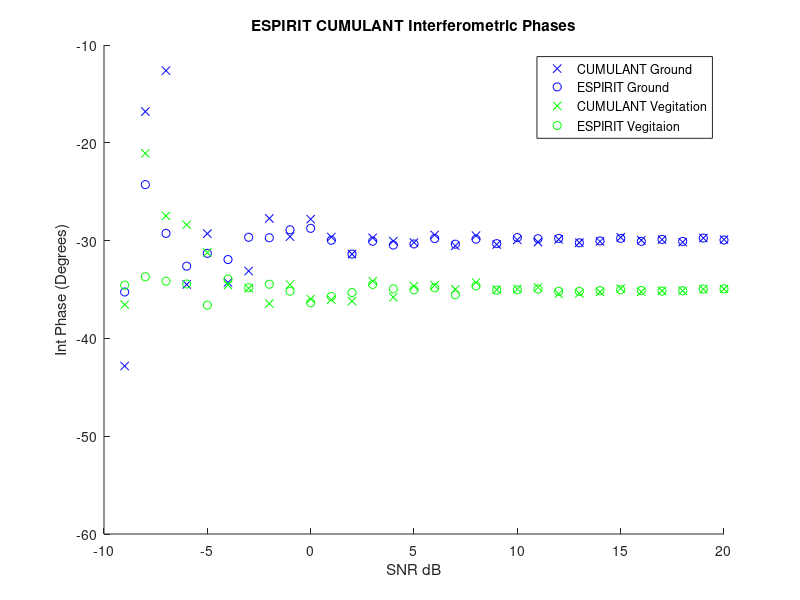
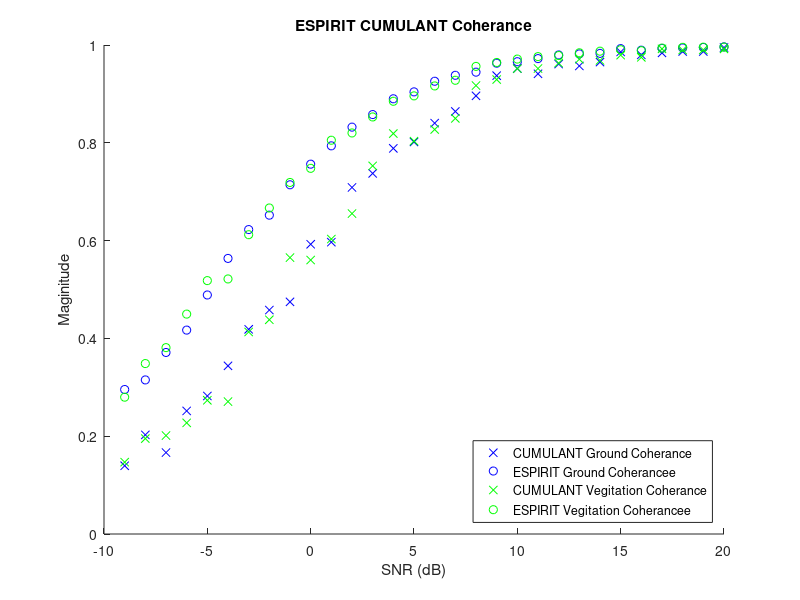

Recreate these plots in MATLAB, in order.
%% Afric_Sim_test_espirit
clc;clear;
%% Initializations
alpha = 1; %ground weighting factor
beta = 1;   %veg weighting factor
%
Pol_ground = [1;-1;0]/sqrt(2);
Pol_Cum_ground = [1;1;0;-1;0;0]/2; %ground
Pol_vegitation = [1;1;1]/sqrt(3);
Pol_Cum_vegitation = [1;1;1;1;1;1]/3; %vegitation
G_O = 30;
ground_offset = G_O*pi/180; % ground interferomitry offset
V_O = 35;
vegitation_offset = V_O*pi/180;    % veg interferomitry offset
%
samples = 10;
Window = 200;    %size of window
Averaged_samples = 30;
%
ground_phase_cum=zeros(Averaged_samples,1); vegitation_phase_cum=zeros(Averaged_samples,1);
ground_mag_cum=zeros(Averaged_samples,1); vegitation_mag_cum=zeros(Averaged_samples,1);
ground_phase_esp=zeros(Averaged_samples,1); vegitation_phase_esp=zeros(Averaged_samples,1);
ground_mag_esp=zeros(Averaged_samples,1); vegitation_mag_esp=zeros(Averaged_samples,1);
%
SNR = zeros(1,Averaged_samples);
%% Matrix Construction
for Averaged_sample = 1:Averaged_samples;
    
    SNR(Averaged_sample)=Averaged_sample-10;
    Noise = (10^(-SNR(Averaged_sample)/20))/sqrt(3);
    
    for unusedvariable = 1:samples
        
        g =  Pol_ground*(sqrt(-2*log(1-rand(1,Window))).*exp(1i*2*pi*rand(1,Window)));
        v =  Pol_vegitation*(sqrt(-2*log(1-rand(1,Window))).*exp(1i*2*pi*rand(1,Window)));
        
        s1 = alpha*g + beta*v;
        s2 = alpha*exp(1i*ground_offset)*g + beta*exp(1i*vegitation_offset)*v;
        
        s1_Noise = s1 + Noise*sqrt(-2*log(1-rand(3,Window))).*exp(1i*2*pi*rand(3,Window));
        s2_Noise = s2 + Noise*sqrt(-2*log(1-rand(3,Window))).*exp(1i*2*pi*rand(3,Window));


%% Cumulant Algorithm        
        p1=[s1_Noise(1,:).*s1_Noise(1,:)
            s1_Noise(2,:).*s1_Noise(2,:)
            s1_Noise(3,:).*s1_Noise(3,:)
            s1_Noise(1,:).*s1_Noise(2,:)
            s1_Noise(1,:).*s1_Noise(3,:)
            s1_Noise(2,:).*s1_Noise(3,:)];
        
        p2=[s2_Noise(1,:).*s2_Noise(1,:)
            s2_Noise(2,:).*s2_Noise(2,:)
            s2_Noise(3,:).*s2_Noise(3,:)
            s2_Noise(1,:).*s2_Noise(2,:)
            s2_Noise(1,:).*s2_Noise(3,:)
            s2_Noise(2,:).*s2_Noise(3,:)];
        
        R11 = p1*p1'/Window;
        R22 = p1*p2'/Window;
        
        A = pinv(R11)*R22;
        
        [u,c] = eig(A);
        
        s1 = abs(Pol_Cum_ground'*u);
        [~,kk] = sort(s1,'descend');
        ground_phase_cum(Averaged_sample) = ground_phase_cum(Averaged_sample) + 0.5*angle(c(kk(1),kk(1)))/samples;
        ground_mag_cum(Averaged_sample) = ground_mag_cum(Averaged_sample) + abs(c(kk(1),kk(1)))/samples;
        
        s2 = abs(Pol_Cum_vegitation'*u);
        [~,kk] = sort(s2,'descend');
        vegitation_phase_cum(Averaged_sample) = vegitation_phase_cum(Averaged_sample) + 0.5*angle(c(kk(1),kk(1)))/samples;
        vegitation_mag_cum(Averaged_sample) = vegitation_mag_cum(Averaged_sample) + abs(c(kk(1),kk(1)))/samples;
        %% ESPIRIT Algorithm
        p1 = [s1_Noise(1,:)
            s1_Noise(2,:)
            s1_Noise(3,:)];
        
        p2 = [s2_Noise(1,:)
            s2_Noise(2,:)
            s2_Noise(3,:)];
        
        R1 = p1*p1'/Window;
        R2 = p1*p2'/Window;
        
        A = pinv(R1)*R2;
        
        [u,c] = eig(A);
        
        s1 = abs(Pol_ground'*u);
        [~,kk] = sort(s1,'descend');
        ground_phase_esp(Averaged_sample) = ground_phase_esp(Averaged_sample) + angle(c(kk(1),kk(1)))/samples;
        ground_mag_esp(Averaged_sample) = ground_mag_esp(Averaged_sample) + abs(c(kk(1),kk(1)))/samples;
        
        s2 = abs(Pol_vegitation'*u);
        [~,kk] = sort(s2,'descend');
        vegitation_phase_esp(Averaged_sample) = vegitation_phase_esp(Averaged_sample) + angle(c(kk(1),kk(1)))/samples;
        vegitation_mag_esp(Averaged_sample) = vegitation_mag_esp(Averaged_sample) + abs(c(kk(1),kk(1)))/samples;
        
    end
end
%% Plotting Results

figure(1);
title('ESPIRIT CUMULANT Interferometric Phases');
xlabel('SNR dB');ylabel('Int Phase (Degrees)');
hold on;
plot(SNR,ground_phase_cum*180/pi,'bx');
plot(SNR,ground_phase_esp*180/pi,'bo');
plot(SNR,vegitation_phase_cum*180/pi,'gx');
plot(SNR,vegitation_phase_esp*180/pi,'go');
axis([-10 20 -60 -10]);
legend('CUMULANT Ground','ESPIRIT Ground','CUMULANT Vegitation','ESPIRIT Vegitaion','Location','northeast')
hold off

figure(2)
title('ESPIRIT CUMULANT Coherance');
xlabel('SNR (dB)');ylabel('Maginitude')
hold on;
plot(SNR,ground_mag_cum,'bx');
plot(SNR,ground_mag_esp,'bo');
plot(SNR,vegitation_mag_cum,'gx');
plot(SNR,vegitation_mag_esp,'go');
legend('CUMULANT Ground Coherance','ESPIRIT Ground Coherancee','CUMULANT Vegitation Coherance','ESPIRIT Vegitation Coherancee','Location','southeast');
hold off;
